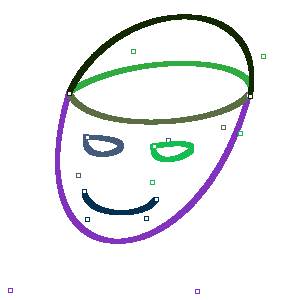
Frame 1 (no input)
Frame 60 (the mouse pressed at the canvas centre just before this capture): identical to frame 1, image omitted
Frame 120 (the mouse held since frame 60 and released just before this capture): identical to frame 1, image omitted

The Processing sketch that drew this single still picture (run headless with seeded random() and noise(); from frame 60 on, the mouse is pressed at the canvas centre):

// Processing sketch: Bezier
// ── Bezier.pde
/** 
 			<p>
                                 <b>Drag the control points to change the curves.</b>
				<br><u>Keyboard Commands:</u>
				<br><b>v</b> - toggle control points
				<br><b>b</b> - toggle line weight
				<br><b>n</b> - add a new curve to the scene
				<br><b>r</b> - reset the scene
				<br><b>1</b> - load example 1
			</p>
  <p>
  <a rel="license" href="http://creativecommons.org/licenses/by-sa/3.0/us/"><img alt="Creative Commons License" style="border-width:0" src="http://i.creativecommons.org/l/by-sa/3.0/us/80x15.png"/></a><br/>This work is licensed under a Creative Commons <br><a rel="license" href="http://creativecommons.org/licenses/by-sa/3.0/us/">Attribution-Share Alike 3.0 United States License</a>.
  </p>
*/

import java.lang.StringBuffer;

String ex1 = "(69,93) (10,290) (197,291) (249,94)\n(69,92) (133,51) (263,56) (250,95)\n(69,92) (86,136) (223,127) (248,95)\n(69,93) (116,-7) (269,-11) (250,96)\n(86,136) (78,175) (168,140) (87,137)\n(153,146) (152,182) (240,133) (154,146)\n(84,191) (87,219) (146,218) (156,199)";

MyBezier[] curves;     
float bezierStep = 0.001;
boolean showContP = true;
boolean boldL = true;

class MyPoint {
  public int x;
  public int y;
  
  MyPoint() {}
  MyPoint(int x, int y) {this.x=x; this.y=y;}
  MyPoint(String d) {
     String[] p = split(d, ",");
     x = int(p[0].substring(1));
     y = int(p[1].substring(0,p[1].length()-1));
  }
  public void draw(boolean bold) {
    if (!bold)
      point(x,y);
    else
      rect(x-2,y-2,4,4);
  }
  //Returns true if the given x,y is within dist of point
  public boolean within(int x, int y, int dist) {
    return (abs(this.x-x) < dist && abs(this.y-y) < dist);
  }
  
  public String toString() {
    return "(" + x + "," + y + ")"; 
  }
}  
     
class MyBezier {
  MyPoint[] P = new MyPoint[4];
  color myc;
  MyBezier() {
   P[0] = new MyPoint();
   P[1] = new MyPoint();
   P[2] = new MyPoint();
   P[3] = new MyPoint();
   myc = color(random(200),random(200),random(200));
  }  
  public void draw(boolean showControlPoints) {
    stroke(myc);
    for (float t=0; t<1; t+= bezierStep) {
       calcPoint(t).draw(boldL);    
    }
    if (showControlPoints) {
      P[0].draw(true);
      P[1].draw(true);
      P[2].draw(true);
      P[3].draw(true); 
    }
  }
  
  private MyPoint calcPoint(float t) {
    MyPoint p = new MyPoint();
    float x = P[0].x*pow((1-t),3) + 
          P[1].x*3*t*pow((1-t),2) +
          P[2].x*3*pow(t,2)*(1-t) +
          P[3].x*pow(t,3);
    float y = P[0].y*pow((1-t),3) + 
          P[1].y*3*t*pow((1-t),2) +
          P[2].y*3*pow(t,2)*(1-t) +
          P[3].y*pow(t,3);
    
    p.x = (int) x;
    p.y = (int) y;
    return p;
  }
  
  public String toString() {
    return P[0].toString() + " " +P[1].toString() + " " +P[2].toString() + " " +P[3].toString() + "\n"; 
  }
}  
     
void setup() {
  size(300, 300); 
  background(255);  
  setUpCurvesFromData(ex1);
}

void draw() {
  background(255);
  for (int i=0; i<curves.length; i++) { 
    curves[i].draw(showContP);
  }
}

// Moving the control points:

boolean moving = false;
MyPoint movingP;

void mousePressed() {
  for (int i = 0; i < curves.length; i++) {
    for (int p=0;p<4;p++) {
      if (curves[i].P[p].within(mouseX, mouseY, 8)) {
        moving=true;
        movingP = curves[i].P[p]; 
      }
    }
  }
}

void mouseDragged() {
  if (moving) {
    movingP.x = mouseX;
    movingP.y = mouseY;
    redraw();
  }
}

void mouseReleased() {
  moving = false;  
}

// Handling Keyboard Input

void keyTyped() {
  switch (key) {
   case 'n':               //Add a curve
     addCurve();
     break;
   case 'v':               //Toggle handles
     showContP = !showContP;
     break;
   case 'b':               //Toggle Bold
     boldL = !boldL;
     break;
   case 'r':               //Reset curves
     resetCurves();
     addCurve();
     break;
   case 'o':               //Output Curves
     getData();
     break;
   case 'i':               //Input curves
   
    break;   
   case '1':               //example 1
     setUpCurvesFromData(ex1);
     break;
   
  }
}

// Adding new curves.

void resetCurves() {
  curves = new MyBezier[0];
}

void addCurve() {
  curves = (MyBezier[]) expand(curves, curves.length+1);
  curves[curves.length-1] = new MyBezier();
  curves[curves.length-1].P[0] = new MyPoint(10,10);
  curves[curves.length-1].P[1] = new MyPoint(10,290);
  curves[curves.length-1].P[2] = new MyPoint(290,290);
  curves[curves.length-1].P[3] = new MyPoint(290,10); 
}

void addCurve(String data) {
  curves = (MyBezier[]) expand(curves, curves.length+1);
  String el[] = split(data, " ");
  curves[curves.length-1] = new MyBezier();
  curves[curves.length-1].P[0] = new MyPoint(el[0]);
  curves[curves.length-1].P[1] = new MyPoint(el[1]);
  curves[curves.length-1].P[2] = new MyPoint(el[2]);
  curves[curves.length-1].P[3] = new MyPoint(el[3]); 
}

// I/O

String getData() {
  StringBuffer data = new StringBuffer();
  for (int i = 0; i < curves.length; i++) {
   data.append(curves[i].toString());
  }
  print(data.toString());
  return data.toString();
}

void setUpCurvesFromData(String data) {
   String el[] = split(data, "\n");
   print("Data contains # curves: ");
   println(el.length);
   resetCurves();
   for (int i = 0; i < el.length; i++) {
     addCurve(el[i]); 
   }
   
}
